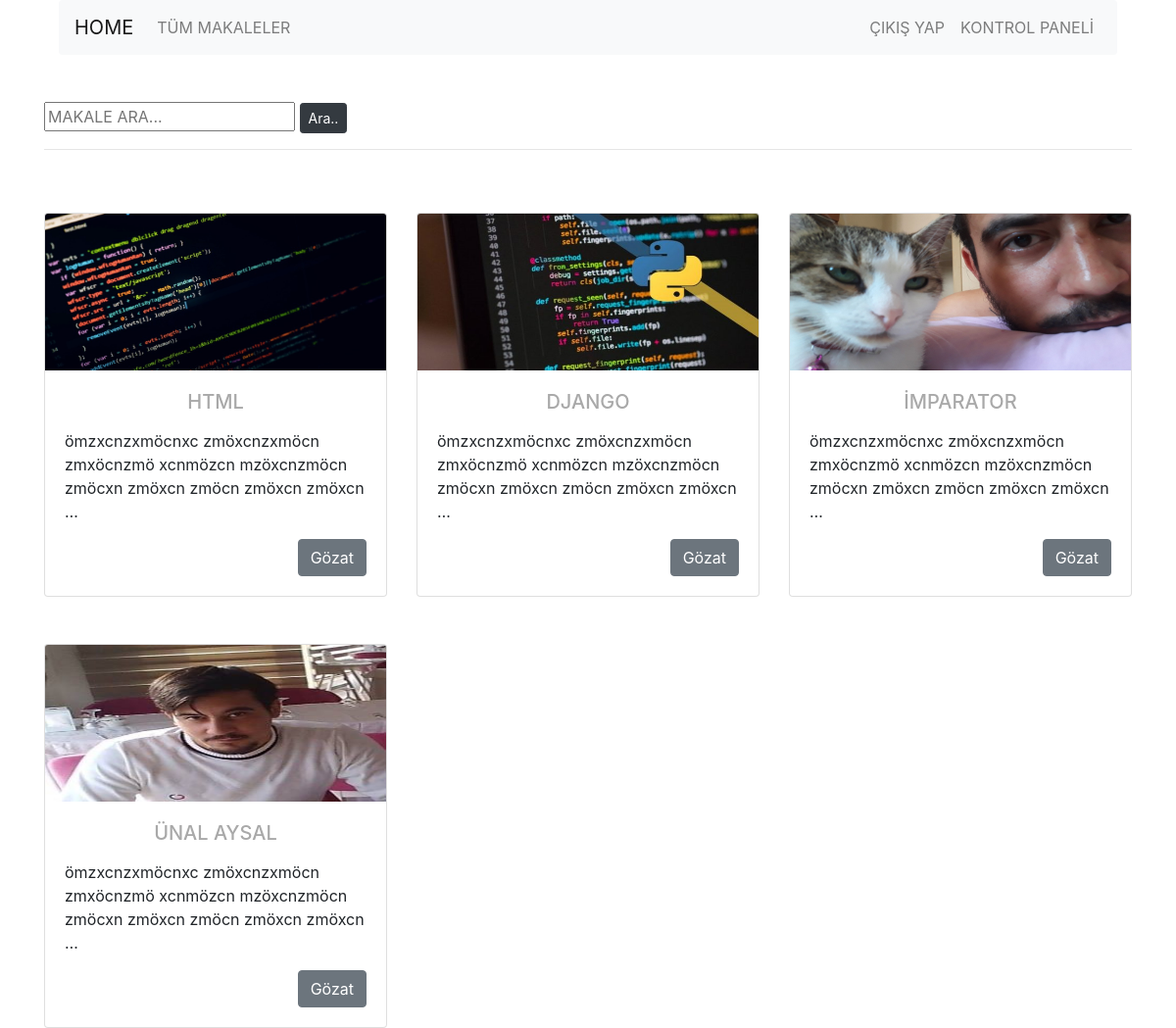
Screenshot of /articles/ (signed in) with the database file from the repository.
### article/models.py (models this page shows, shortened)
class Article(models.Model):
    author = models.ForeignKey("auth.User",on_delete = models.CASCADE,verbose_name="Yazar")
    title = models.CharField(max_length=50,verbose_name="Başlık")
    content = RichTextField()
    created_date = models.DateTimeField(auto_now_add=True,verbose_name="Oluşturulma Tarihi ")
    article_image = models.FileField(blank=True,null=True,verbose_name="Makaleye Fotoğraf Ekleyiniz")
    class Meta:
        ordering = ['-created_date']

### article/views.py (the view)
# urls.py: path('articles/',include('article.urls')),
def articles(request):
    keyword = request.GET.get("keyword")
    if keyword:
        articles = Article.objects.filter(title__contains = keyword)
        return render(request,"articles.html",{"articles":articles})
    articles = Article.objects.all()
    return render(request,'articles.html',{'articles':articles})

### templates/articles.html (shortened to what this page needs)
{% extends 'base.html' %}
{% block body %}
{% if articles %}
<br><br>
<div class="row">
    <div class="col-md-8">
        <div>
            <form>
                <input type="text" name="keyword" class="input-sm" maxlength="50" placeholder="MAKALE ARA...">
                <button type="submit" class="btn btn-dark btn-sm">Ara..</button>
            </form>
        </div>
    </div>
</div>
<hr>
<div class="row">
    {% for article in articles %}
    <div class="col-md-4">
    <div class="card" style="width: 100%;margin-top: 3rem;">
        <img class="card-img-top" src="{{article.article_image.url}}" alt="Card image cap" style="height: 10rem;">
        <div class="card-body">
            <a href="/articles/article/{{article.id}}" style="color: darkgray;"><h5 class="card-title text-center">{{article.title}}</h5></a>
            <p class="card-text">{{article.content|safe|truncatewords:10}}</p>
            <a href="/articles/article/{{article.id}}" class="btn btn-secondary" style="float: right;">Gözat</a>
        </div>
    </div>
    </div>
    {% endfor %}
</div>
{% endif %}
{% endblock body %}

### rows the page displays
Article: article_image (picture), title "HTML", content "ömzxcnzxmöcnxc zmöxcnzxmöcn zmxöcnzmö xcnmözcn mzöxcnzmöcn zmöcxn zmöxcn zmöcn zmöxcn zmöxcn …"
Article: article_image (picture), title "DJANGO", content "ömzxcnzxmöcnxc zmöxcnzxmöcn zmxöcnzmö xcnmözcn mzöxcnzmöcn zmöcxn zmöxcn zmöcn zmöxcn zmöxcn …"
Article: article_image (picture), title "İMPARATOR", content "ömzxcnzxmöcnxc zmöxcnzxmöcn zmxöcnzmö xcnmözcn mzöxcnzmöcn zmöcxn zmöxcn zmöcn zmöxcn zmöxcn …"
Article: article_image (picture), title "ÜNAL AYSAL", content "ömzxcnzxmöcnxc zmöxcnzxmöcn zmxöcnzmö xcnmözcn mzöxcnzmöcn zmöcxn zmöxcn zmöcn zmöxcn zmöxcn …"
